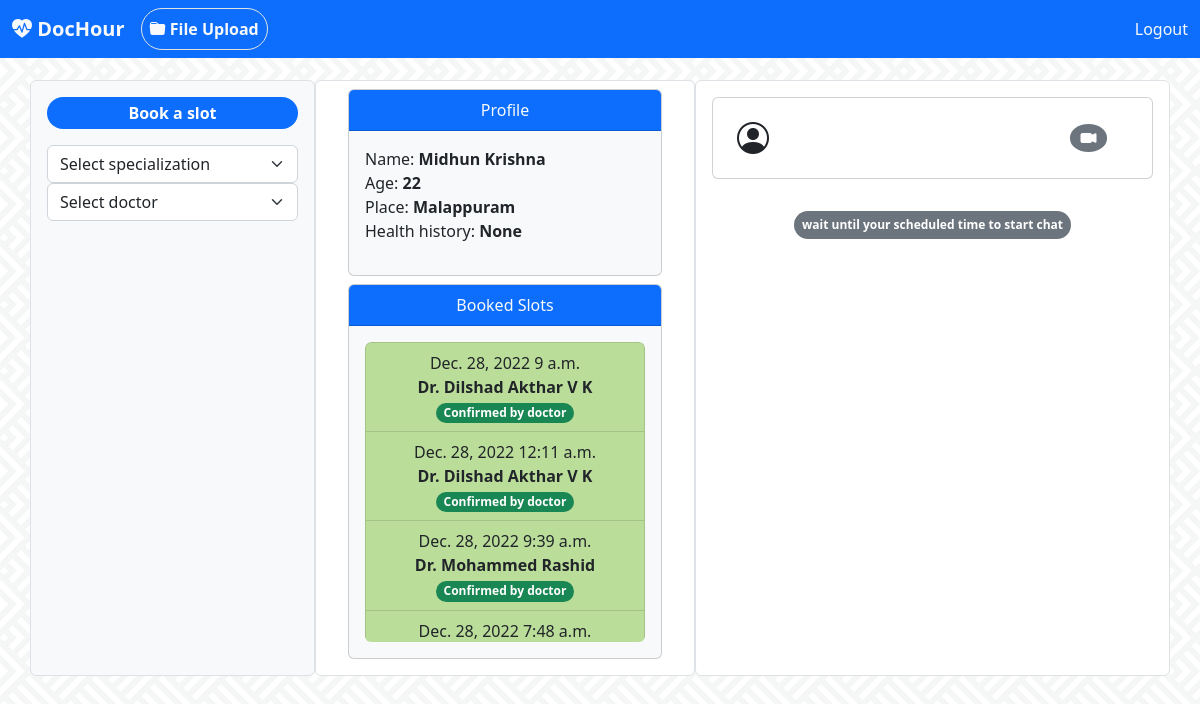
/client/client_home_chat/21 (signed in), run on the app's committed database.
### client/models.py (models this page shows, shortened)
class Client(models.Model):
    user = models.OneToOneField(User, on_delete=models.CASCADE)
    place = models.CharField(max_length=100)
    age = models.IntegerField()
    health_history = models.CharField(max_length=250)

### doctor/models.py (models this page shows, shortened)
class Schedule(models.Model):
    doc = models.ForeignKey(Doctor, on_delete=models.CASCADE)
    date = models.DateField()
    start_time = models.TimeField()
    taken = models.ForeignKey(Client, related_name='taken', on_delete=models.CASCADE, null=True, blank=True)
    confirmed = models.BooleanField(default=False)
    cancelled = models.ForeignKey(Client, related_name='cancelled', on_delete=models.CASCADE, null=True, blank=True)

class Doctor(models.Model):
    user = models.OneToOneField(User, on_delete=models.CASCADE)
    hospital = models.CharField(max_length=120)
    location = models.CharField(max_length=100)
    specialization = models.ForeignKey(Specialization, on_delete=models.CASCADE)

### client/views.py (the view)
# urls.py: url(r'^client_home_chat/(?P<slot>\d+)$', views.client_home_chat, name='client_home_chat'),
def client_home_chat(request, slot):
    doctor = 0
    slot = Schedule.objects.get(id=slot)
    msgs = ['wait until your scheduled time to start chat']
    client = Client.objects.get(user=request.user)
    today = Schedule.objects.filter(taken=client, date = dt.today())
    booked = Schedule.objects.filter(taken=client)
    start = datetime.strptime(str(slot.date)+" "+str(int(str(slot.start_time)[:2])) +":"+ str(slot.start_time)[3:5],"%Y-%m-%d %H:%M")
    if int(str(slot.start_time)[:2])!=23:
        end = datetime.strptime(str(slot.date)+" "+str(int(str(slot.start_time)[:2])+1) +":"+ str(slot.start_time)[3:5],"%Y-%m-%d %H:%M")
    else:
        end = datetime.strptime(str(slot.date + timedelta(days=1))+" 00:"+ str(slot.start_time)[3:5],"%Y-%m-%d %H:%M")
    now = datetime.strptime(str(datetime.now())[0:16], "%Y-%m-%d %H:%M")
    if slot.date == dt.today() and now >= start and now <= end:
        doctor = Doctor.objects.get(id=slot.doc.id)
        msgs_recieved = Message.objects.filter(sender=request.user.id, reciever=doctor.user.id)
        msgs_send = Message.objects.filter(reciever=request.user.id, sender=doctor.user.id)
        msgs = sorted(chain(msgs_send, msgs_recieved), key=attrgetter('datetime'))
    elif slot.date == dt.today() and now > end:
        msgs =["Schedule ended at " + str(end)[11:16]]
    elif slot.date == dt.today() and now < start:
        msgs =["Schedule is from " + str(start)[11:16] + " to " + str(end)[11:16] ]
    cancelled = Schedule.objects.filter(cancelled=client)
    spec = Specialization.objects.all()
    uploads = Uploads.objects.filter(client=client)
    return render(request,'client/client-home.html', context={'uploads':uploads, 'slot':slot, 'client': client, 'booked':booked,'cancelled':cancelled, 'spec':spec, 'today': today, 'doctor':doctor, 'msgs': msgs})

### templates/client/client-home.html (shortened to what this page needs)
<!doctype html>
<html lang="en">
  <head>
    <link rel="stylesheet" href="https://cdn.jsdelivr.net/npm/bootstrap-icons@1.10.2/font/bootstrap-icons.css">
    <link href="https://cdn.jsdelivr.net/npm/bootstrap@5.2.3/dist/css/bootstrap.min.css" rel="stylesheet">
  </head>
  <body style="background-image: url('../../../static/images/bg.webp');background-repeat: repeat; background-position: center; ">
    <nav class="navbar navbar-expand-lg fixed-top bg-primary">
        <div class="container-fluid">
          <div class="collapse navbar-collapse" id="navbarTogglerDemo01">
            <a class="navbar-brand" href="#"><b class="bi bi-heart-pulse-fill text-light">
                DocHour</b></a>
            <ul class="navbar-nav me-auto mb-2 mb-lg-0">
              <a class="nav-link text-light rounded-pill border" data-bs-toggle="modal" data-bs-target="#file-upload"> <b class="bi bi-folder-fill"> File Upload</b>  </a>
            </ul>
            <div>
                    <a class="nav-link active text-light" aria-current="page" href="{% url 'doctor:user_logout' %}">Logout</a>
            </div>
          </div>
        </div>
      </nav>
      <nav class="navbar bg-light">
        <div class="container-fluid">
          <a class="navbar-brand" href="#">
            <b class="bi bi-heart-pulse-fill text-danger">
            DocHour</b>
          </a>
        </div>
      </nav>
      <br>
      <div class="container">
      <div class="row">
        <div class="col-sm-3 mx-auto p-3 border bg-light rounded">
          <p class="bg-primary rounded-pill text-white text-center p-1"><b>Book a slot</b></p>
          <form action="{% url 'client:client_home_spec' %}" method="post">
          <select class="form-select" aria-label="Default select example" onchange="this.form.submit()" name="spec">
            <option selected>{% if spec_sel %}{{spec_sel}}{% else %} Select specialization {% endif %}</option>
          </select>
        </form>
        <form action="{% url 'client:client_home_doc' %}" method="post">
          <select class="form-select" aria-label="Default select example"  onchange="this.form.submit()" name="doc">
            <option selected>{% if doctor %}{{doctor.user.first_name}} {{doctor.user.last_name}}{% else %} Select doctor {% endif %}</option>
          </select>
        </form>
        <br>
        <ul class="list-group text-start"  style="overflow-y: auto; height:400px">
          <br>
        </ul>
        </div>
        <div class="col-sm-4 mx-auto px-4 py-2 text-center rounded border bg-white" >
          <div class="card mx-2 bg-light">
            <div class="card-header bg-primary text-light">
              Profile
            </div>
          <p class="text-start p-3">
          Name: <b>{{client.user.first_name}} {{client.user.last_name}}</b><br>
          Age: <b> {{client.age}} </b><br>
          Place: <b>{{client.place}} </b><br>
          Health history: <b>{{client.health_history}}</b></p>
          </div>
          <div class="card m-2 bg-light">
            <div class="card-header bg-primary text-light">Booked Slots</div>
              <div class="card-body">
                <ul class="list-group text-start"  style="overflow-y: auto; height:300px">
                  {% for slot in booked %}
                  {% if slot.confirmed %}<li class="list-group-item text-center" style="background-color: rgb(187, 221, 154);">{{slot.date}} {{slot.start_time}} <br> <b>Dr. {{slot.doc.user.first_name}} {{slot.doc.user.last_name}}</b> <br>
                    {% if slot in today%}<span class="badge rounded-pill bg-success">  Today </span>
                    <a href="{% url 'client:client_home_chat' slot.id %}"><span class="badge rounded-pill bg-success">  Start chat </span></a>
                    {% else %}
                    <span class="badge rounded-pill bg-success"> Confirmed by doctor </span>{% endif %}</li>
                  {% else %}<li class="list-group-item text-center"  style="background-color: rgb(228, 233, 182);">{{slot.date}} {{slot.start_time}} <br> <b> Dr. {{slot.doc.user.first_name}} {{slot.doc.user.last_name}}</b> <br> <span class="badge rounded-pill bg-warning text-dark">waiting for confirmation</span></li>
                  {% endif %}
                  {% endfor %}
                  <br>
                </ul>
              </div>
            </div>
      </div>
        <div class="col-sm-5 mx-auto p-3 border bg-white rounded">
            <div class="card mb-2">
                <div class="row  p-3">
                <div class="col-sm-2 text-center my-auto">
                    <i class="bi bi-person-circle fs-2"></i>
                </div>
                <div class="col-sm-9 my-auto">
                  <div class="row">
                    <div class="col-10">
                    </div>
                    <div class="col-2 my-auto">
                      <span class="badge text-bg-secondary rounded-circle fs-6"> <i class="bi bi-camera-video-fill"></i></span>
                    </div>
                  </div>
                </div>
                </div>
            </div>
        <div class="px-3" style="overflow-y: auto; height:400px" id="msgbox">
          {% for m in msgs %}
          {% if doctor == 0 %}
          <p class="text-center"><span class="badge bg-secondary p-2 rounded-pill mt-4">{{msgs.0}}</span></p>
            {% endif %}
          {% empty %}
          <p class="text-center"><span class="badge rounded-pill text-bg-secondary px-3 py-2">{% if client %} No messages yet! {% else %} Select a client to start chat. {% endif %}</span></p>
          {% endfor %}
        </div>
        </div>
      </div>
      </div>
  </body>
</html>

### data on the page
Client: user.first_name "Midhun", user.last_name "Krishna", age "22", place "Malappuram", health_history "None"
Schedule: date "Dec. 28, 2022", start_time "9 a.m.", doc.user.first_name "Dilshad", doc.user.last_name "Akthar V K", shows "Confirmed by doctor"
Schedule: date "Dec. 28, 2022", start_time "12:11 a.m.", doc.user.first_name "Dilshad", doc.user.last_name "Akthar V K", shows "Confirmed by doctor"
Schedule: date "Dec. 28, 2022", start_time "9:39 a.m.", doc.user.first_name "Mohammed", doc.user.last_name "Rashid", shows "Confirmed by doctor"
Schedule: date "Dec. 28, 2022", start_time "7:48 a.m."

### other printed values
{{ msgs.0 }} "wait until your scheduled time to start chat"
